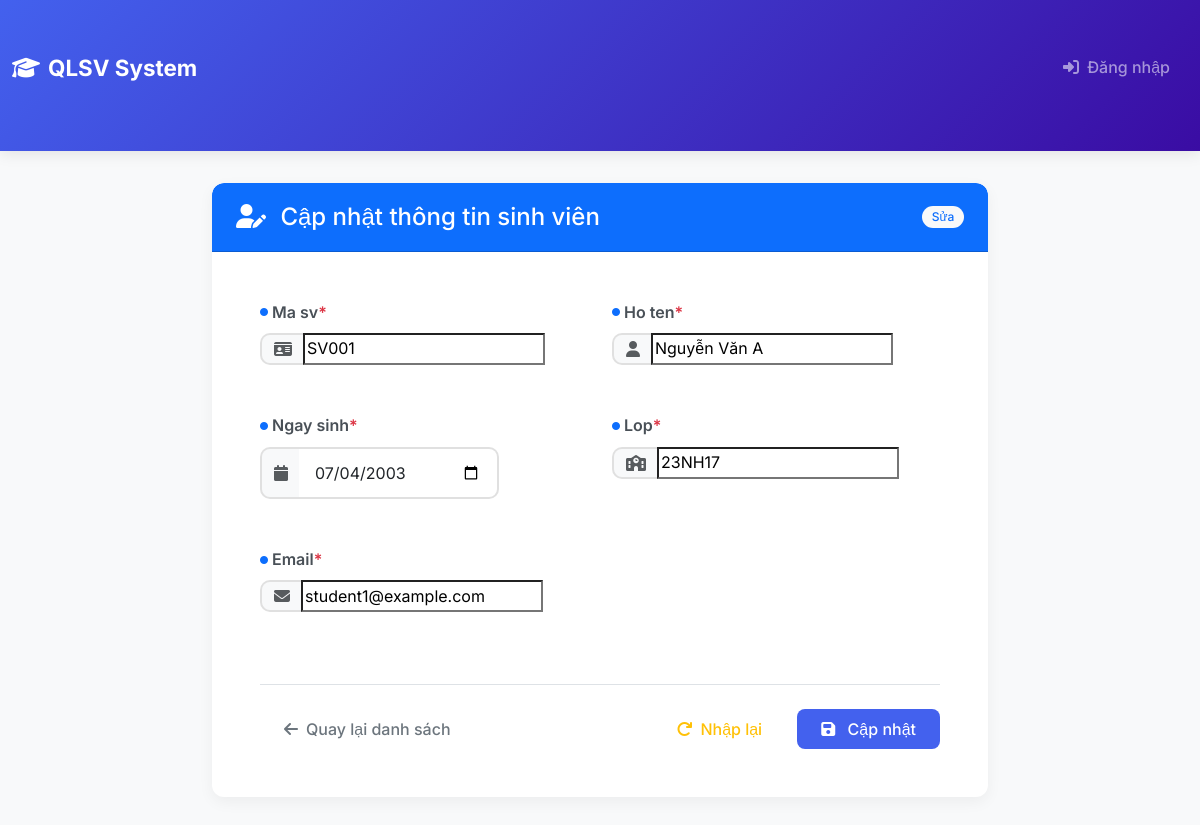
Page /students/edit/1/ on the committed database.
### student/models.py (models this page shows, shortened)
class Student(models.Model):
    user = models.OneToOneField(User, on_delete=models.CASCADE, null=True, blank=True)
    ma_sv = models.CharField(max_length=20, unique=True)  # Mã sinh viên
    ho_ten = models.CharField(max_length=100)
    ngay_sinh = models.DateField()
    lop = models.CharField(max_length=50)
    email = models.EmailField(unique=True)

### student/views.py (the view)
# urls.py: path('edit/<int:pk>/', views.student_update, name='student_update'),
def student_update(request, pk):
    student = get_object_or_404(Student, pk=pk)
    if request.method == 'POST':
        form = StudentForm(request.POST, instance=student)
        if form.is_valid():
            form.save()
            return redirect('student_list')
    else:
        form = StudentForm(instance=student)
    return render(request, 'student/student_form.html', {'form': form})

### student/forms.py
class StudentForm(forms.ModelForm):
    ngay_sinh = forms.DateField(
        widget=forms.DateInput(
            attrs={
                'type': 'date',
                'class': 'form-control',
                'placeholder': 'Chọn ngày sinh',
                'style': 'max-width: 200px;'
            }
        )
    )
    class Meta:
        model = Student
        fields = ['ma_sv', 'ho_ten', 'ngay_sinh', 'lop', 'email']

### student/templates/student/student_form.html (shortened to what this page needs)
{% extends 'base.html' %}
{% block content %}
<div class="row justify-content-center">
    <div class="col-xl-8 col-lg-10">
        <div class="card">
            <div class="card-header bg-primary text-white">
                <div class="d-flex justify-content-between align-items-center">
                    <h4 class="mb-0">
                        <i class="fas {% if form.instance.pk %}fa-user-edit{% else %}fa-user-plus{% endif %} me-2"></i>
                        {% if form.instance.pk %}Cập nhật thông tin sinh viên{% else %}Thêm sinh viên mới{% endif %}
                    </h4>
                    <span class="badge bg-light text-primary">
                        {% if form.instance.pk %}Sửa{% else %}Thêm mới{% endif %}
                    </span>
                </div>
            </div>
            <div class="card-body p-4 p-lg-5">
                <form method="post" class="needs-validation" novalidate>
                    <div class="row g-4">
                        {% for field in form %}
                        <div class="col-md-6">
                            <div class="form-group mb-4">
                                <label for="{{ field.id_for_label }}" class="form-label fw-semibold">
                                    <i class="fas fa-circle text-primary me-1" style="font-size: 0.5rem;"></i>
                                    {{ field.label }}
                                    {% if field.field.required %}
                                    <span class="text-danger">*</span>
                                    {% endif %}
                                </label>
                                {% if field.field.widget.input_type == 'select' %}
                                <div class="input-group">
                                    <span class="input-group-text bg-light border-end-0">
                                        <i class="fas fa-chevron-down text-muted"></i>
                                    </span>
                                    {{ field }}
                                </div>
                                {% else %}
                                <div class="input-group">
                                    <span class="input-group-text bg-light border-end-0">
                                        <i class="fas {% if field.name == 'ho_ten' %}fa-user{% elif field.name == 'ma_sv' %}fa-id-card{% elif field.name == 'email' %}fa-envelope{% elif field.name == 'ngay_sinh' %}fa-calendar{% elif field.name == 'lop' %}fa-school{% else %}fa-edit{% endif %} text-muted"></i>
                                    </span>
                                    {{ field }}
                                </div>
                                {% endif %}
                            </div>
                        </div>
                        {% endfor %}
                    </div>
                    <div class="mt-5 pt-4 border-top">
                        <div class="d-flex justify-content-between align-items-center">
                            <a href="{% url 'student_list' %}" class="btn btn-outline-secondary px-4">
                                <i class="fas fa-arrow-left me-2"></i>Quay lại danh sách
                            </a>
                            <div class="d-flex gap-3">
                                <button type="reset" class="btn btn-outline-warning">
                                    <i class="fas fa-redo me-2"></i>Nhập lại
                                </button>
                                <button type="submit" class="btn btn-primary px-4">
                                    <i class="fas {% if form.instance.pk %}fa-save{% else %}fa-plus-circle{% endif %} me-2"></i>
                                    {% if form.instance.pk %}Cập nhật{% else %}Thêm sinh viên{% endif %}
                                </button>
                            </div>
                        </div>
                    </div>
                </form>
            </div>
        </div>
    </div>
</div>
{% endblock %}

### student/templates/base.html (style rules this page uses)
:root { --primary-color: #4361ee; --secondary-color: #3a0ca3; --success-color: #06d6a0; --info-color: #118ab2; --warning-color: #ffd166; --danger-color: #ef476f; --light-color: #f8f9fa; --dark-color: #212529; }
body { font-family: 'Inter', sans-serif; background-color: #f5f7fb; color: #333; line-height: 1.6; }
.card { border: none; border-radius: 12px; box-shadow: 0 5px 15px rgba(0,0,0,0.05); transition: transform 0.3s ease, box-shadow 0.3s ease; margin-bottom: 1.5rem; overflow: hidden; }
.card-header { border-radius: 12px 12px 0 0 !important; padding: 1.2rem 1.5rem; font-weight: 600; }
.btn { border-radius: 8px; padding: 0.5rem 1.2rem; font-weight: 500; transition: all 0.2s ease; border: none; }
.btn-primary { background-color: var(--primary-color); }
.form-control, .form-select { border-radius: 8px; padding: 0.6rem 1rem; border: 1px solid #e0e0e0; transition: all 0.2s ease; }
.badge { padding: 0.4em 0.8em; border-radius: 20px; font-weight: 500; }

### student/templates/student/student_form.html (style rules this page uses)
.form-control, .form-select { padding: 0.75rem 1rem; border: 2px solid #e0e0e0; border-radius: 10px; transition: all 0.3s ease; background-color: #fff; }
.input-group-text { border-radius: 10px 0 0 10px; border: 2px solid #e0e0e0; border-right: none; background-color: #f8f9fa; }
.input-group .form-control { border-radius: 0 10px 10px 0; border-left: none; }
.form-label { color: #495057; font-weight: 600; margin-bottom: 0.5rem; display: flex; align-items: center; }
input[type="date"].form-control { padding: 0.75rem 1rem; }

### rows in the picture
Student: form "SV001" "Nguyễn Văn A" "07/04/2003" "23NH17" "student1@example.com"

### other values in the picture
{{ field.label }} "Ma sv" "Ho ten" "Ngay sinh" "Lop" "Email"
